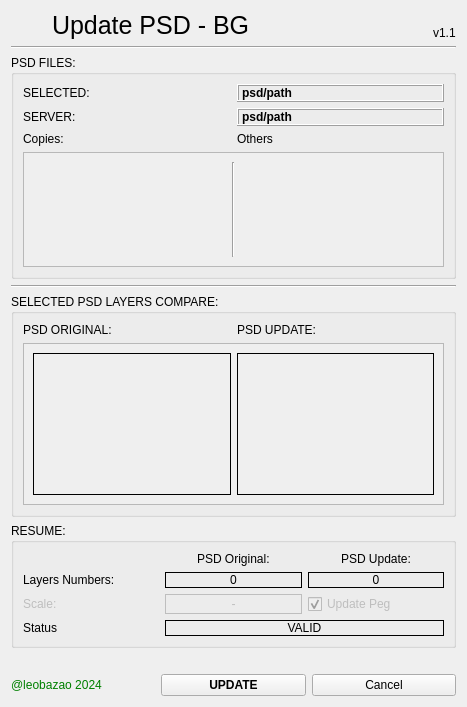
<?xml version="1.0" encoding="UTF-8"?>
<ui version="4.0">
 <class>Form</class>
 <widget class="QWidget" name="Form">
  <property name="geometry">
   <rect>
    <x>0</x>
    <y>0</y>
    <width>467</width>
    <height>707</height>
   </rect>
  </property>
  <property name="sizePolicy">
   <sizepolicy hsizetype="Expanding" vsizetype="Preferred">
    <horstretch>0</horstretch>
    <verstretch>0</verstretch>
   </sizepolicy>
  </property>
  <property name="windowTitle">
   <string>Update BG</string>
  </property>
  <layout class="QVBoxLayout" name="verticalLayout">
   <item>
    <layout class="QHBoxLayout" name="horizontalLayout">
     <item>
      <spacer name="horizontalSpacer">
       <property name="orientation">
        <enum>Qt::Horizontal</enum>
       </property>
       <property name="sizeType">
        <enum>QSizePolicy::Minimum</enum>
       </property>
       <property name="sizeHint" stdset="0">
        <size>
         <width>40</width>
         <height>20</height>
        </size>
       </property>
      </spacer>
     </item>
     <item alignment="Qt::AlignHCenter">
      <widget class="QLabel" name="label">
       <property name="font">
        <font>
         <pointsize>19</pointsize>
        </font>
       </property>
       <property name="text">
        <string>Update PSD - BG</string>
       </property>
      </widget>
     </item>
     <item alignment="Qt::AlignRight|Qt::AlignBottom">
      <widget class="QLabel" name="label_2">
       <property name="text">
        <string>v1.1</string>
       </property>
      </widget>
     </item>
    </layout>
   </item>
   <item>
    <widget class="Line" name="line_2">
     <property name="orientation">
      <enum>Qt::Horizontal</enum>
     </property>
    </widget>
   </item>
   <item>
    <widget class="QGroupBox" name="groupBoxFiles">
     <property name="title">
      <string>PSD FILES:</string>
     </property>
     <layout class="QGridLayout" name="gridLayout_3">
      <item row="2" column="0">
       <widget class="QLabel" name="label_10">
        <property name="text">
         <string>Copies:</string>
        </property>
       </widget>
      </item>
      <item row="2" column="1">
       <widget class="QLabel" name="label_12">
        <property name="text">
         <string>Others</string>
        </property>
       </widget>
      </item>
      <item row="3" column="0" colspan="2">
       <widget class="QScrollArea" name="scrollAreaFiles">
        <property name="widgetResizable">
         <bool>true</bool>
        </property>
        <widget class="QWidget" name="scrollAreaWidgetContents_2">
         <property name="geometry">
          <rect>
           <x>0</x>
           <y>0</y>
           <width>419</width>
           <height>88</height>
          </rect>
         </property>
         <layout class="QHBoxLayout" name="horizontalLayout_3">
          <item>
           <widget class="QWidget" name="widgetCopies" native="true"/>
          </item>
          <item>
           <widget class="Line" name="line_3">
            <property name="orientation">
             <enum>Qt::Vertical</enum>
            </property>
           </widget>
          </item>
          <item>
           <widget class="QWidget" name="widgetOthers" native="true">
            <property name="enabled">
             <bool>false</bool>
            </property>
            <property name="styleSheet">
             <string notr="true"/>
            </property>
           </widget>
          </item>
         </layout>
        </widget>
       </widget>
      </item>
      <item row="0" column="0">
       <widget class="QLabel" name="label_14">
        <property name="text">
         <string>SELECTED:</string>
        </property>
       </widget>
      </item>
      <item row="0" column="1">
       <widget class="QLabel" name="labelSelected">
        <property name="font">
         <font>
          <weight>75</weight>
          <bold>true</bold>
         </font>
        </property>
        <property name="frameShape">
         <enum>QFrame::Box</enum>
        </property>
        <property name="frameShadow">
         <enum>QFrame::Raised</enum>
        </property>
        <property name="text">
         <string>psd/path</string>
        </property>
       </widget>
      </item>
      <item row="1" column="0">
       <widget class="QLabel" name="label_15">
        <property name="text">
         <string>SERVER:</string>
        </property>
       </widget>
      </item>
      <item row="1" column="1">
       <widget class="QLabel" name="labelServer">
        <property name="font">
         <font>
          <weight>75</weight>
          <bold>true</bold>
         </font>
        </property>
        <property name="frameShape">
         <enum>QFrame::Box</enum>
        </property>
        <property name="frameShadow">
         <enum>QFrame::Raised</enum>
        </property>
        <property name="text">
         <string>psd/path</string>
        </property>
       </widget>
      </item>
     </layout>
    </widget>
   </item>
   <item>
    <widget class="Line" name="line">
     <property name="orientation">
      <enum>Qt::Horizontal</enum>
     </property>
    </widget>
   </item>
   <item>
    <widget class="QGroupBox" name="groupLayers">
     <property name="sizePolicy">
      <sizepolicy hsizetype="Expanding" vsizetype="Preferred">
       <horstretch>0</horstretch>
       <verstretch>0</verstretch>
      </sizepolicy>
     </property>
     <property name="title">
      <string>SELECTED PSD LAYERS COMPARE:</string>
     </property>
     <layout class="QGridLayout" name="gridLayout">
      <item row="0" column="0">
       <widget class="QLabel" name="label_5">
        <property name="text">
         <string>PSD ORIGINAL:</string>
        </property>
       </widget>
      </item>
      <item row="0" column="1">
       <widget class="QLabel" name="label_7">
        <property name="text">
         <string>PSD UPDATE:</string>
        </property>
       </widget>
      </item>
      <item row="1" column="0" colspan="2">
       <widget class="QScrollArea" name="scrollArea">
        <property name="styleSheet">
         <string notr="true"/>
        </property>
        <property name="widgetResizable">
         <bool>true</bool>
        </property>
        <widget class="QWidget" name="scrollAreaWidgetContents">
         <property name="geometry">
          <rect>
           <x>0</x>
           <y>0</y>
           <width>419</width>
           <height>138</height>
          </rect>
         </property>
         <layout class="QHBoxLayout" name="horizontalLayout_4">
          <item>
           <widget class="QWidget" name="widgetA" native="true">
            <property name="styleSheet">
             <string notr="true">QWidget {
	border: 1px solid black;
}</string>
            </property>
           </widget>
          </item>
          <item>
           <widget class="QWidget" name="widgetB" native="true">
            <property name="styleSheet">
             <string notr="true">QWidget {
	border: 1px solid black;
}</string>
            </property>
           </widget>
          </item>
         </layout>
        </widget>
       </widget>
      </item>
     </layout>
    </widget>
   </item>
   <item>
    <widget class="QGroupBox" name="groupResume">
     <property name="title">
      <string>RESUME:</string>
     </property>
     <layout class="QGridLayout" name="gridLayout_2" columnstretch="0,0,0">
      <item row="1" column="0">
       <widget class="QLabel" name="label_6">
        <property name="text">
         <string>Layers Numbers: </string>
        </property>
       </widget>
      </item>
      <item row="2" column="0">
       <widget class="QLabel" name="label_4">
        <property name="enabled">
         <bool>false</bool>
        </property>
        <property name="text">
         <string>Scale: </string>
        </property>
       </widget>
      </item>
      <item row="1" column="2">
       <widget class="QLabel" name="labelLayersB">
        <property name="frameShape">
         <enum>QFrame::Box</enum>
        </property>
        <property name="text">
         <string>0</string>
        </property>
        <property name="alignment">
         <set>Qt::AlignCenter</set>
        </property>
       </widget>
      </item>
      <item row="0" column="2" alignment="Qt::AlignHCenter">
       <widget class="QLabel" name="label_9">
        <property name="text">
         <string>PSD Update:</string>
        </property>
       </widget>
      </item>
      <item row="0" column="1" alignment="Qt::AlignHCenter">
       <widget class="QLabel" name="label_8">
        <property name="text">
         <string>PSD Original:</string>
        </property>
       </widget>
      </item>
      <item row="1" column="1">
       <widget class="QLabel" name="labelLayersA">
        <property name="frameShape">
         <enum>QFrame::Box</enum>
        </property>
        <property name="text">
         <string>0</string>
        </property>
        <property name="alignment">
         <set>Qt::AlignCenter</set>
        </property>
       </widget>
      </item>
      <item row="2" column="1">
       <widget class="QLabel" name="labelScale">
        <property name="enabled">
         <bool>false</bool>
        </property>
        <property name="frameShape">
         <enum>QFrame::Box</enum>
        </property>
        <property name="text">
         <string>-</string>
        </property>
        <property name="alignment">
         <set>Qt::AlignCenter</set>
        </property>
       </widget>
      </item>
      <item row="3" column="0">
       <widget class="QLabel" name="label_11">
        <property name="text">
         <string>Status</string>
        </property>
       </widget>
      </item>
      <item row="3" column="1" colspan="2">
       <widget class="QLabel" name="labelStatus">
        <property name="frameShape">
         <enum>QFrame::Box</enum>
        </property>
        <property name="text">
         <string>VALID</string>
        </property>
        <property name="alignment">
         <set>Qt::AlignCenter</set>
        </property>
       </widget>
      </item>
      <item row="2" column="2">
       <widget class="QCheckBox" name="cbUpdateScale">
        <property name="enabled">
         <bool>false</bool>
        </property>
        <property name="toolTip">
         <string>upcomming: will fix automaticaly the BG master peg scale!</string>
        </property>
        <property name="text">
         <string>Update Peg</string>
        </property>
        <property name="checked">
         <bool>true</bool>
        </property>
       </widget>
      </item>
     </layout>
    </widget>
   </item>
   <item>
    <spacer name="verticalSpacer">
     <property name="orientation">
      <enum>Qt::Vertical</enum>
     </property>
     <property name="sizeType">
      <enum>QSizePolicy::Minimum</enum>
     </property>
     <property name="sizeHint" stdset="0">
      <size>
       <width>20</width>
       <height>20</height>
      </size>
     </property>
    </spacer>
   </item>
   <item>
    <layout class="QHBoxLayout" name="horizontalLayout_2">
     <item>
      <widget class="QLabel" name="label_3">
       <property name="styleSheet">
        <string notr="true">color: green;</string>
       </property>
       <property name="text">
        <string>@leobazao 2024</string>
       </property>
      </widget>
     </item>
     <item>
      <widget class="QPushButton" name="pushUpdate">
       <property name="font">
        <font>
         <weight>75</weight>
         <bold>true</bold>
        </font>
       </property>
       <property name="text">
        <string>UPDATE</string>
       </property>
      </widget>
     </item>
     <item>
      <widget class="QPushButton" name="pushCancel">
       <property name="text">
        <string>Cancel</string>
       </property>
      </widget>
     </item>
    </layout>
   </item>
  </layout>
 </widget>
 <resources/>
 <connections/>
</ui>
